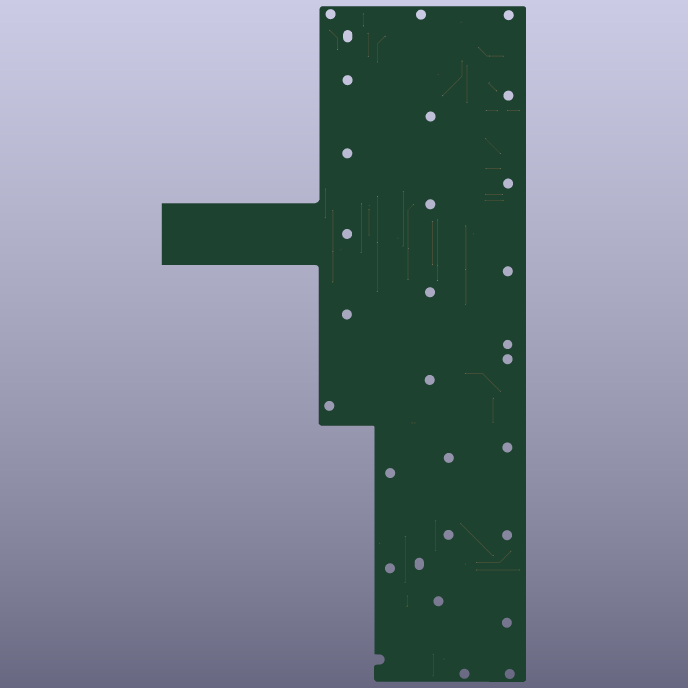
#> input picture a1200/fab/render-bottom.png, 1376 x 1376 px (shown at 1/2 size)
$ python match.py ../../a1200/fab/render-bottom.png ../../a1200/fab/render-top.png out.png
#> lines starting #> are read from the running program, lines starting #| are printed output that depends on the picture; after the words box and inside, x2 and y2 are one past the last pixel; in counts of white or black regions, pixels touching at a corner belong together
"""Estimate the rigid transform between two overlapping scans (SIFT + RANSAC)."""
import sys
import cv2
import numpy as np

DS = 4  # work at 150 dpi


def load(p):
#> called with p = '../../a1200/fab/render-bottom.png'
    g = cv2.imread(p, cv2.IMREAD_GRAYSCALE)
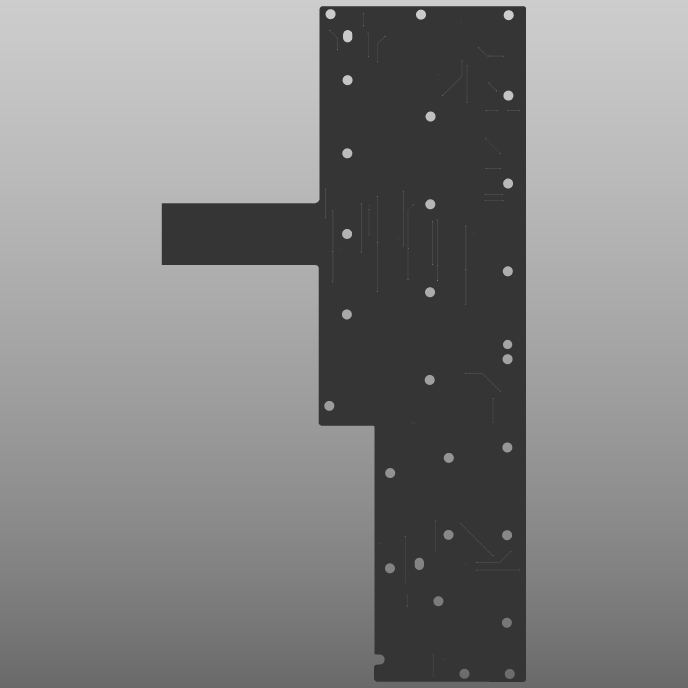
#> g: shape (1376, 1376) (shown at 1/2 size); min 53, max 205, mean 130
    return cv2.resize(g, None, fx=1 / DS, fy=1 / DS, interpolation=cv2.INTER_AREA)
#> call 2 of load, with p = '../../a1200/fab/render-top.png'
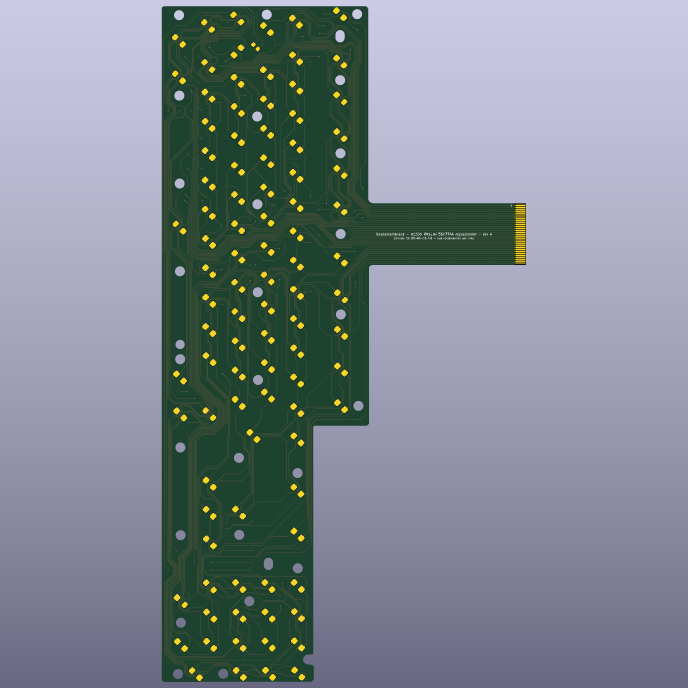
#> input picture a1200/fab/render-top.png, 1376 x 1376 px (shown at 1/2 size)
#> in load (call 2), `g = cv2.imread(p, cv2.IMREAD_GRAYSCALE)`:
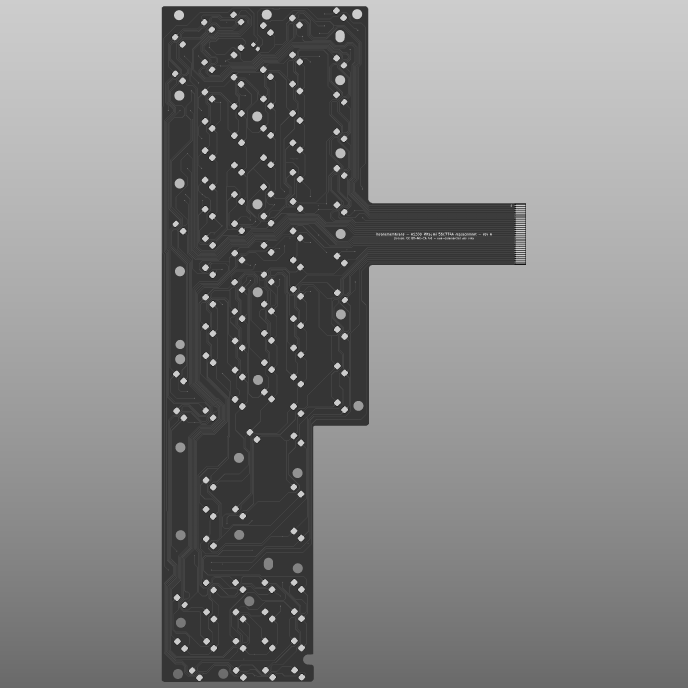
#> g: shape (1376, 1376) (shown at 1/2 size); min 19, max 254, mean 132.7


def mask_membrane(p):
    """Only use features on the green membrane, not on the paper rulers."""
#> called with p = '../../a1200/fab/render-bottom.png'
    c = cv2.imread(p)
#> c is the input picture: shape (1376, 1376, 3); mean B, G, R 145.1, 132.5, 121.9
    c = cv2.resize(c, None, fx=1 / DS, fy=1 / DS, interpolation=cv2.INTER_AREA)
#> c: shape (344, 344, 3)
    hsv = cv2.cvtColor(c, cv2.COLOR_BGR2HSV)
#> hsv: shape (344, 344, 3); mean H, S, V 107.3, 65.9, 150.4
    m = ((hsv[..., 1] > 60) & (hsv[..., 0] > 60) & (hsv[..., 0] < 100)).astype(np.uint8) * 255
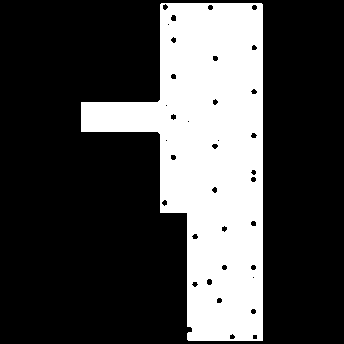
#> m: shape (344, 344); 28% white; 1 white region, box (x1, y1, x2, y2) and area: (81, 3, 263, 341) 33083
    return cv2.erode(m, np.ones((15, 15), np.uint8))
#> returned value: shape (344, 344); 16.1% white; 2 white regions, box (x1, y1, x2, y2) and area: (167, 10, 256, 334) 17880, (88, 109, 164, 125) 1196


a, b = sys.argv[1], sys.argv[2]
ga, gb = load(a), load(b)
ma, mb = mask_membrane(a), mask_membrane(b)
#> call 2 of mask_membrane, with p = '../../a1200/fab/render-top.png'
#> in mask_membrane, c is the input picture: shape (1376, 1376, 3); mean B, G, R 145.1, 134.8, 126.4
#> in mask_membrane (call 2), `c = cv2.resize(c, None, fx=1 / DS, fy=1 / DS, interpolation=cv2.INTER_..`:
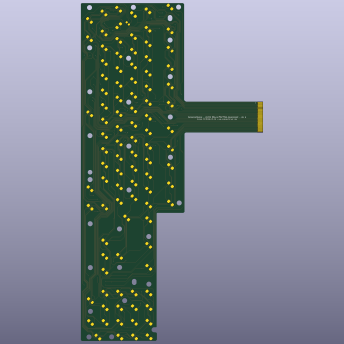
#> c: shape (344, 344, 3); mean B, G, R 145.1, 134.7, 126.4
#> in mask_membrane (call 2), `hsv = cv2.cvtColor(c, cv2.COLOR_BGR2HSV)`: hsv: shape (344, 344, 3); mean H, S, V 105.4, 61.5, 153
#> in mask_membrane (call 2), `m = ((hsv[..., 1] > 60) & (hsv[..., 0] > 60) & (hsv[..., 0] < 100)).as..`:
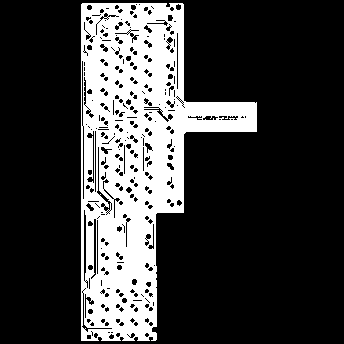
#> m: shape (344, 344); 24.1% white; 1 white region, box (x1, y1, x2, y2) and area: (81, 3, 257, 341) 28480
#> in mask_membrane (call 2), `return cv2.erode(m, np.ones((15, 15), np.uint8))`:
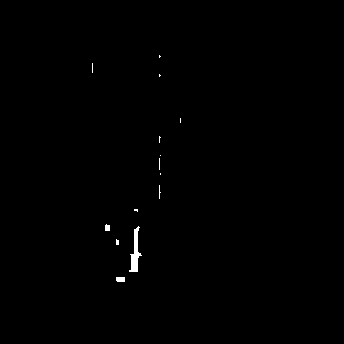
#> returned value: shape (344, 344); 0.35% white; 14 white regions (11 under 20 px), largest, box (x1, y1, x2, y2) and area: (129, 226, 142, 272) 253, (116, 277, 125, 282) 44, (105, 224, 110, 231) 31
sift = cv2.SIFT_create(8000)
ka, da = sift.detectAndCompute(ga, ma)
#> ka = 11 keypoints; strongest (x, y, size): (99, 117, 25.5), (169, 58, 15.9), (252, 69, 19.4), (252, 113, 19.4)
kb, db = sift.detectAndCompute(gb, mb)
#> kb = (); db = None
bf = cv2.BFMatcher()
#> (the run stopped early here; a loop or call above may not have finished)
